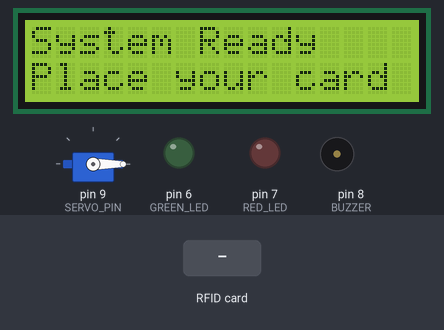
The sketch below on a simulated Arduino Mega 2560, built with avr-gcc and run on an emulated ATmega2560. On the bench: 16×2 character LCD, servo, output pins drawn as LEDs (lit = HIGH), buzzer (waves = sounding). The test bench sets the inputs (shaded band). Pins used as bus, display or sensor lines are not drawn; what the sketch prints to the serial monitor is not drawn.

Above: at 1.3 s.
1.4 s: RFID card 66 D2 B3 02 held to the reader
At 2.5 s:
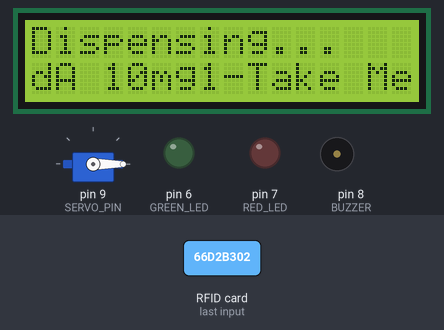
At 8.7 s:
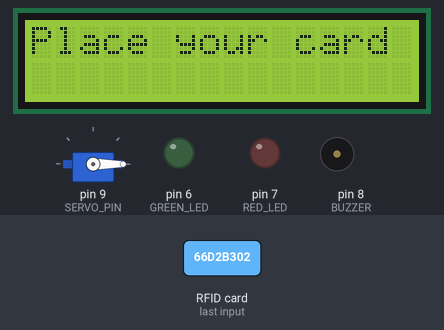
Timing chart, 0 to 10.2 s (numbered marks = the images above; inputs shaded):
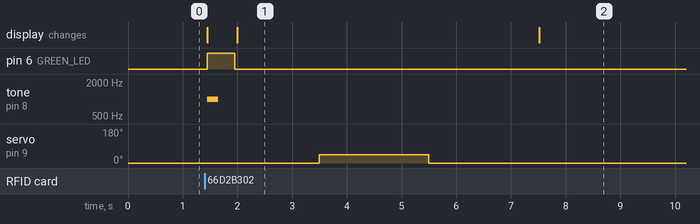

Measured:
- after the input at 1.4 s, pin 6 (GREEN_LED): LOW → HIGH after 0.05 s, → LOW 0.50 s later; tone on pin 8 (BUZZER): silent → 1000 Hz after 0.05 s, → silent 0.20 s later; servo on pin 9 (SERVO_PIN): 0° → 45° after 2.1 s, → 0° 2.0 s later; the display: first changes after 0.05 s (image 1 shows a later state)
- what the display in image 1 shows lasts 5.5 s, from 2.0 s to 7.5 s

The sketch:

pptcode.ino
```cpp
// ----------------- Libraries -----------------
#include <SPI.h>
#include <MFRC522.h>
#include <Wire.h>
#include <LiquidCrystal_I2C.h>
#include <Servo.h>
// ----------------- Pin Definitions & Connections -----------------
#define SS_PIN 53
#define RST_PIN 5
#define GREEN_LED 6
#define RED_LED 7
#define BUZZER 8
#define SERVO_PIN 9
// ----------------- Functions -----------------
const int NUM_USERS = 2;
String authorizedUIDs[NUM_USERS] = {"66D2B302", "1122AABB"};
String userMessages[NUM_USERS] = {"Patient1-Take MedA 10mg", "Patient2-Take MedB 5mg"};

MFRC522 rfid(SS_PIN, RST_PIN);
LiquidCrystal_I2C lcd(0x27, 16, 2);
Servo dispenserServo;
int scanCount = 0;

void dispense(String message, int angle) {
  Serial.println("Dispensing medication...");
  lcd.clear();
  lcd.setCursor(0, 0);
  lcd.print("Dispensing...");

  lcd.setCursor(0, 1);
  if (message.length() > 16) {
    lcd.print(message.substring(0, 16));
    lcd.setCursor(0, 1);
    lcd.print(message.substring(16));
  } else {
    lcd.print(message);
  }
  delay(1500);

  // Rotate the servo
  dispenserServo.write(angle);
  delay(2000);
  dispenserServo.write(0);
}

// This function handles unauthorized access
void unauthorized_access() {
  Serial.println("Access Denied.");
  lcd.clear();
  lcd.setCursor(0, 0);
  lcd.print("Access Denied");

  digitalWrite(RED_LED, HIGH);
  for (int i = 0; i < 3; i++) {
    tone(BUZZER, 500, 200);
    delay(300);
  }
  digitalWrite(RED_LED, LOW);
  noTone(BUZZER);
}

// ----------------- Setup -----------------
void setup() {
  Serial.begin(9600);
  while (!Serial);

  SPI.begin();
  rfid.PCD_Init();
  lcd.init();
  lcd.backlight();
  lcd.clear();
  lcd.setCursor(0, 0);
  lcd.print("System Ready");
  lcd.setCursor(0, 1);
  lcd.print("Place your card");

  Serial.println("RFID Medicine Dispenser Initialized");


  // Servo
dispenserServo.attach(SERVO_PIN);
  dispenserServo.write(0);

  // LEDs & Buzzer
  pinMode(GREEN_LED, OUTPUT);
  pinMode(RED_LED, OUTPUT);
  pinMode(BUZZER, OUTPUT);
  digitalWrite(GREEN_LED, LOW);
  digitalWrite(RED_LED, LOW);
  digitalWrite(BUZZER, LOW);
}

// ----------------- Loop -----------------
void loop() {
  // Wait for new card to be present
  if (!rfid.PICC_IsNewCardPresent() || !rfid.PICC_ReadCardSerial()) {
    return;
  }

//read card uid and convert it to a string for comparison
  String uidString = "";
  for (byte i = 0; i < rfid.uid.size; i++) {
    if (rfid.uid.uidByte[i] < 0x10) uidString += "0";
    uidString += String(rfid.uid.uidByte[i], HEX);
  }
  uidString.toUpperCase();
  Serial.print("\nCard UID Scanned: ");
  Serial.println(uidString);
  lcd.clear();
  lcd.setCursor(0, 0);
  lcd.print("Card Scanned");
  lcd.setCursor(0, 1);
  lcd.print(uidString);

  //-------------check manual uid list--------------
  bool authorized = false;
  String displayMessage = "";
  for (int i = 0; i < NUM_USERS; i++) {
    if (uidString == authorizedUIDs[i]) {
      authorized = true;
      displayMessage = userMessages[i];
      break;
    }
  }


//----------------action--------------
  if (authorized) {
    scanCount++;

    Serial.print("Scan Count: ");
    Serial.println(scanCount);
    Serial.println("Access Granted.");
    digitalWrite(GREEN_LED, HIGH);
    tone(BUZZER, 1000, 200);
    delay(500);
    noTone(BUZZER);
    digitalWrite(GREEN_LED, LOW);

    if (scanCount == 1) {
      Serial.println("First scan detected. Rotating to 45 degrees.");
      dispense(displayMessage, 45);
    } else if (scanCount == 2) {
      Serial.println("Second scan detected. Rotating to 90 degrees.");
      dispense("Second dose complete", 90);
      scanCount = 0;
    }

  } else {
    unauthorized_access();
    scanCount = 0;
  }

  rfid.PICC_HaltA();
  rfid.PCD_StopCrypto1();
  delay(2000);

  //reset for the next scan
  lcd.clear();
  lcd.setCursor(0, 0);
  lcd.print("Place your card");
  Serial.println("\n------------------------------------");
  Serial.println("System ready. Place your card.");
}
```
